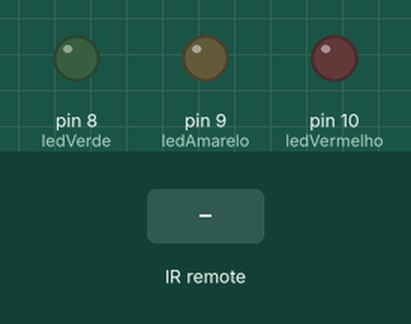
Bench run of a sketch on a simulated Arduino Uno, built with avr-gcc and run on an emulated ATmega328P. On the bench: output pins drawn as LEDs (lit = HIGH). The inputs (shaded band) are chosen by the test bench.

Above: at 1.2 s.
1.3 s: infrared code 0xFF30CF received
At 1.8 s:
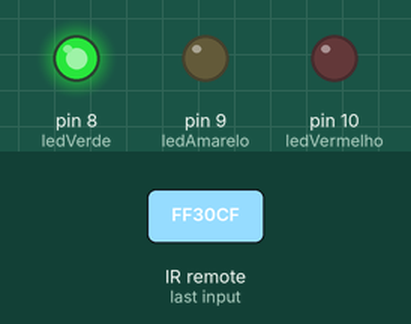
2.8 s: infrared code 0xFF18E7 received
At 4.0 s:
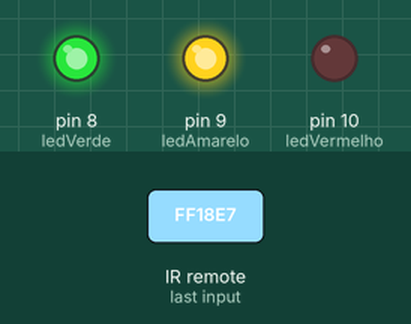
4.3 s: infrared code 0xFF7A85 received
At 5.4 s:
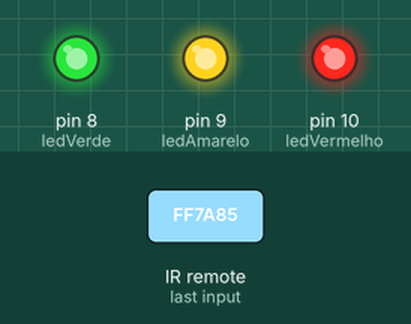
5.8 s: infrared code 0xFF30CF received
At 6.5 s:
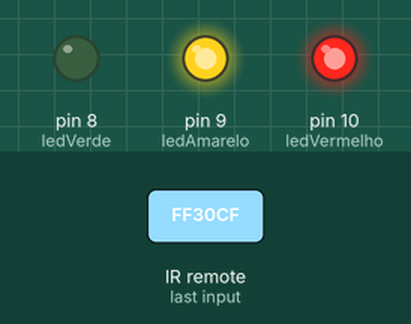
7.3 s: infrared code 0xFF18E7 received
At 7.7 s:
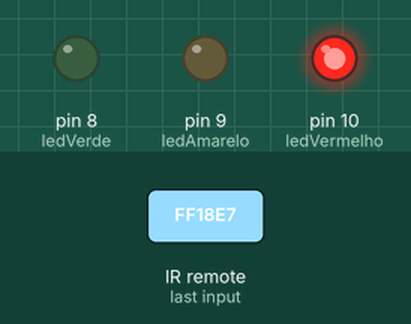
Timing chart, 0 to 9.8 s (numbered marks = the images above; inputs shaded):
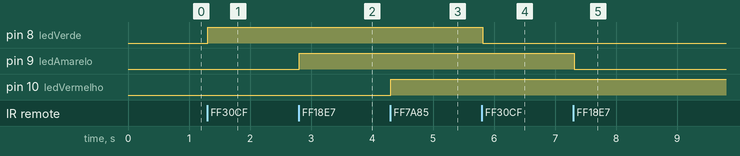

The sketch:

arduino_controle_remoto_leds.ino
```cpp
//projeto de como acender 3 leds usando o controle remoto
//
//
//
#include <IRremote.h> //INCLUSÃO DE BIBLIOTECA

int RECV_PIN = 2; //PINO DIGITAL UTILIZADO PELO FOTORRECEPTOR KY-022

IRrecv irrecv(RECV_PIN); //PASSA O PARÂMETRO PARA A FUNÇÃO irrecv

const int ledVerde = 8; //PINO DIGITAL UTILIZADO PELO LED VERMELHO
const int ledAmarelo = 9; //PINO DIGITAL UTILIZADO PELO LED VERDE
const int ledVermelho = 10; //PINO DIGITAL UTILIZADO PELO LED AMARELO

long int codTecla1 = 16724175; //CÓDIGO DA TECLA 1 (ALTERE PARA O CÓDIGO DECIMAL QUE VOCÊ CAPTUROU)
long int codTecla2 = 16718055; //CÓDIGO DA TECLA 2 (ALTERE PARA O CÓDIGO DECIMAL QUE VOCÊ CAPTUROU)
long int codTecla3 = 16743045; //CÓDIGO DA TECLA 3 (ALTERE PARA O CÓDIGO DECIMAL QUE VOCÊ CAPTUROU)

int stLedVermelho = 0; //VARIÁVEL QUE CONTROLA O ESTADO DO LED VERMELHO (LIGADO / DESLIGADO)
int stLedVerde = 0; //VARIÁVEL QUE CONTROLA O ESTADO DO LED VERDE (LIGADO / DESLIGADO)
int stLedAmarelo = 0; //VARIÁVEL QUE CONTROLA O ESTADO DO LED AMARELO (LIGADO / DESLIGADO)

decode_results results; //VARIÁVEL QUE ARMAZENA OS RESULTADOS (SINAL IR RECEBIDO)

void setup(){
  irrecv.enableIRIn(); //INICIALIZA A RECEPÇÃO DE SINAIS IR
  pinMode(ledVermelho, OUTPUT); //DEFINE O PINO COMO SAÍDA
  pinMode(ledVerde, OUTPUT); //DEFINE O PINO COMO SAÍDA
  pinMode(ledAmarelo, OUTPUT); //DEFINE O PINO COMO SAÍDA
}

void loop() {
  //CAPTURA O SINAL IR
  if (irrecv.decode(&results)) {
    if((results.value == codTecla1) && (stLedVerde == 0)){ //SE O CÓDIGO IR CAPTURADO FOR IGUAL A codTecla1 E A
    //VARIÁVEL stLedVerde FOR IGUAL A 0, FAZ
        digitalWrite(ledVerde, HIGH); //LIGA O LED VERDE
        stLedVerde = 1; //VARIÁVEL RECEBE O VALOR 1
    }else{//SENÃO, FAZ
      if((results.value == codTecla1) && (stLedVerde == 1)){ ///SE O CÓDIGO IR CAPTURADO FOR IGUAL A codTecla1 E A
    //VARIÁVEL stLedVerde FOR IGUAL A 1, FAZ
            digitalWrite(ledVerde, LOW); //DESLIGA O LED VERDE
            stLedVerde = 0; //VARIÁVEL RECEBE O VALOR 0
      }
    }

    if((results.value == codTecla2) && (stLedAmarelo == 0)){ //SE O CÓDIGO IR CAPTURADO FOR IGUAL A codTecla2 E A
    //VARIÁVEL stLedAmarelo FOR IGUAL A 0, FAZ
        digitalWrite(ledAmarelo, HIGH); //LIGA O LED AMARELO
        stLedAmarelo = 1; //VARIÁVEL RECEBE O VALOR 1
    }else{//SENÃO, FAZ
      if((results.value == codTecla2) && (stLedAmarelo == 1)){ ///SE O CÓDIGO IR CAPTURADO FOR IGUAL A codTecla2 E A
    //VARIÁVEL stLedAmarelo FOR IGUAL A 1, FAZ
            digitalWrite(ledAmarelo, LOW); //DESLIGA O LED AMARELO
            stLedAmarelo = 0; //VARIÁVEL RECEBE O VALOR 0
      }
    }

    if((results.value == codTecla3) && (stLedVermelho == 0)){ //SE O CÓDIGO IR CAPTURADO FOR IGUAL A codTecla3 E A
    //VARIÁVEL stLedVermelho FOR IGUAL A 0, FAZ
        digitalWrite(ledVermelho, HIGH); //LIGA O LED VERMELHO
        stLedVermelho = 1; //VARIÁVEL RECEBE O VALOR 1
    }else{//SENÃO, FAZ
      if((results.value == codTecla3) && (stLedVermelho == 1)){ ///SE O CÓDIGO IR CAPTURADO FOR IGUAL A codTecla3 E A
    //VARIÁVEL stLedVermelho FOR IGUAL A 1, FAZ
            digitalWrite(ledVermelho, LOW); //DESLIGA O LED VERMELHO
            stLedVermelho = 0; //VARIÁVEL RECEBE O VALOR 0
      }
    }
    irrecv.resume(); //AGUARDA O RECEBIMENTO DE UM NOVO SINAL IR
  }//fecha a captura de sinal
  delay(10); //INTERVALO DE 10 MILISSEGUNDOS
}
```

Measured:
- after the input at 1.3 s, pin 8 (ledVerde): LOW → HIGH at once
- after the input at 2.8 s, pin 9 (ledAmarelo): LOW → HIGH at once
- after the input at 4.3 s, pin 10 (ledVermelho): LOW → HIGH at once
- after the input at 5.8 s, pin 8 (ledVerde): HIGH → LOW at once
- after the input at 7.3 s, pin 9 (ledAmarelo): HIGH → LOW at once
